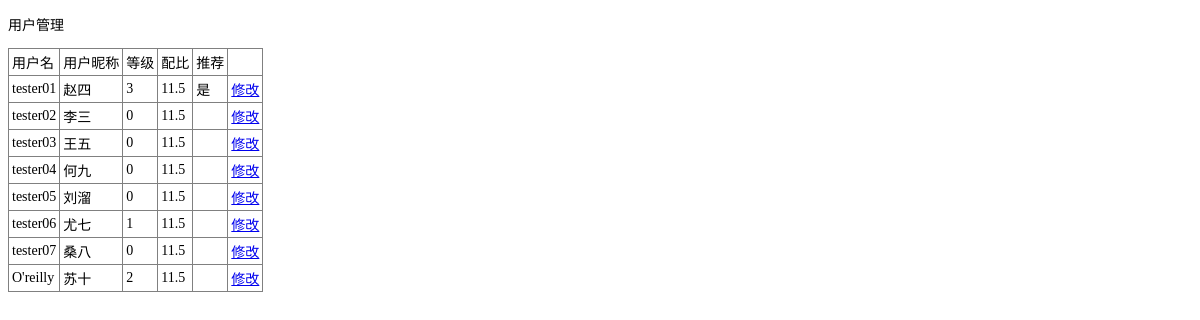
Before: /admin/user_manage.php with the older database file.
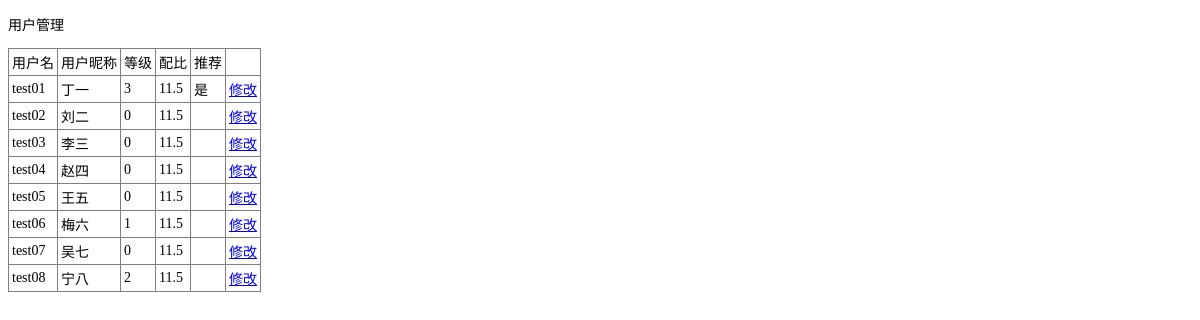
After: the same page with the newer database file.
### tables this page shows
CREATE TABLE `user_info` (
  `id` int(11) NOT NULL AUTO_INCREMENT,
  `username` varchar(50) DEFAULT NULL COMMENT '用户名',
  `fng_nick` varchar(50) DEFAULT NULL COMMENT 'FNG昵称',
  `password` varchar(50) DEFAULT NULL COMMENT '密码',
  `regdate` datetime DEFAULT NULL,
  `email` varchar(50) DEFAULT NULL,
  `mobile` varchar(50) DEFAULT NULL,
  `trade_password` varchar(50) DEFAULT NULL COMMENT '交易密码',
  `qq` varchar(50) DEFAULT NULL,
  `weibo` varchar(50) DEFAULT NULL,
  `alipay` varchar(50) DEFAULT NULL,
  `user_level` int(11) DEFAULT '0' COMMENT '用户等级',
  `user_profile_img` varchar(50) DEFAULT '0' COMMENT '用户头像图片',
  `is_faqigendan` tinyint(4) DEFAULT '0' COMMENT '能否发起跟单',
  `user_quota` float DEFAULT '0' COMMENT '用户配比',
  `fng_balance` float DEFAULT NULL COMMENT 'FNG币',
  `fng_winscore` float DEFAULT NULL COMMENT '获利积分',
  `fng_losescore` float DEFAULT NULL COMMENT '霉运积分',
  `fng_recommend` tinyint(4) DEFAULT NULL COMMENT '是否推荐 0:默认 1:推荐',
  PRIMARY KEY (`id`)
);

### admin/user_manage.php (the view, shortened to what this page needs)
<!DOCTYPE html>
<html lang="en" xml:lang="en" xmlns="http://www.w3.org/1999/xhtml" xmlns:Web="http://schemas.live.com/Web/">
<head>
</head>
<body>
<p>用户管理</p>
<?php
	$q = "select `id`, `username`, `fng_nick`, `email`, `mobile`, `regdate`, `user_level`, `user_quota`, `fng_recommend` from `user_info` order by `id`";
    $rs = mysql_query($q);
    echo "<table border=\"1\" cellpadding=\"3\" style=\"border-collapse:collapse\">";
    echo "
	<tr>
	  <td>用户名</td>
	  <td>用户昵称</td>
	  <td>等级</td>
	  <td>配比</td>
	  <td>推荐</td>
	  <td>&nbsp;</td>
	</tr>";
    while($row = mysql_fetch_array($rs)){
	  echo "
	<tr>
	  <td>" . $row["username"] . "</td>
	  <td>" . $row["fng_nick"] . "</td>
	  <td>" . $row["user_level"] . "</td>
	  <td>" . $row["user_quota"] . "</td>
	  <td>" . ( ( intval($row["fng_recommend"]) == 1 ) ? "是" : "" ) . "</td>
	  <td><a href=\"user_manage_modify.php?id=$row[0]&opt_type=edit\">修改</a></td>
	</tr>";
	}
    echo "</table>";
?>
</body>
</html>

Changed rows visible on the page:
changed user_info: username "tester01" → "test01"; fng_nick "赵四" → "丁一"
changed user_info: username "tester02" → "test02"; fng_nick "李三" → "刘二"
changed user_info: username "tester03" → "test03"; fng_nick "王五" → "李三"
changed user_info: username "tester04" → "test04"; fng_nick "何九" → "赵四"
changed user_info: username "tester05" → "test05"; fng_nick "刘溜" → "王五"
changed user_info: username "tester06" → "test06"; fng_nick "尤七" → "梅六"
changed user_info: username "tester07" → "test07"; fng_nick "桑八" → "吴七"
changed user_info: username "O'reilly" → "test08"; fng_nick "苏十" → "宁八"
